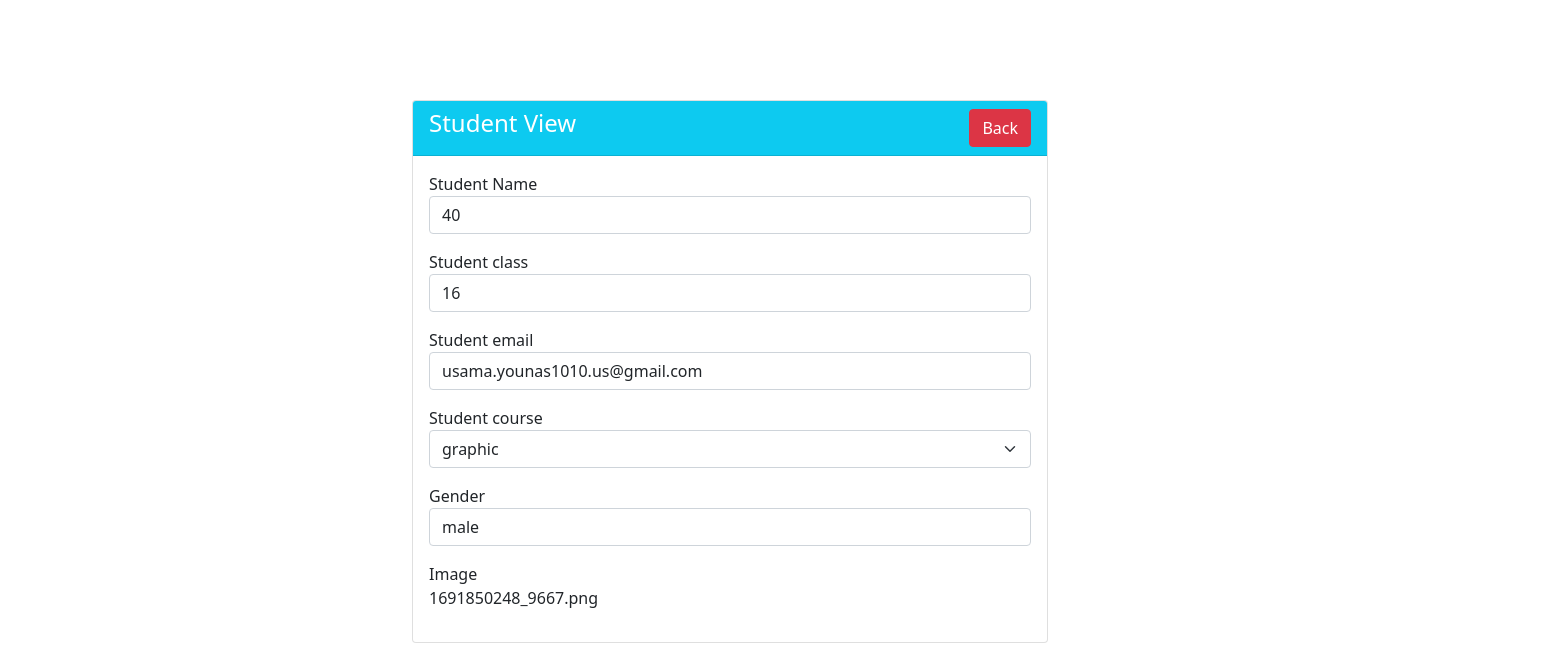
Page /view.php?id=40 on the committed database.
### tables this page shows
CREATE TABLE `students` (
  `id` int(100) NOT NULL,
  `name` varchar(100) NOT NULL,
  `class` varchar(100) NOT NULL,
  `email` varchar(100) NOT NULL,
  `course` varchar(100) NOT NULL,
  `gender` varchar(191) NOT NULL,
  `image` varchar(100) NOT NULL
);

### view.php (the view, shortened to what this page needs)
<?php
require 'dbcode.php';
?>
<!doctype html>
<html lang="en">
  <head>
    <link href="https://cdn.jsdelivr.net/npm/bootstrap@5.0.2/dist/css/bootstrap.min.css" rel="stylesheet">
  </head>
  <body>
  <div class="container" style="margin-left:400px; margin-top:100px">
        <div class="row">
            <div class="col-sm-6">
                <div class="card">
                    <div class="card-header bg-info">
                        <h4 class="text-white">Student View  <a href="index.php" class="btn btn-danger float-end">Back</a></h4>
                    </div>
                    <div class="card-body">
                        <?php
                        if(isset($_GET['id']))
                        {
                            $student_id= mysqli_real_escape_string($con, $_GET['id']);
                             $query= "SELECT * FROM students WHERE id='$student_id'";
                             $query_run= mysqli_query($con, $query);
                             if(mysqli_num_rows($query_run)>0){
                               $student= mysqli_fetch_array($query_run);
                               ?>
                        <div class="mb-3">
                        <label> Student Name</label>
                        <p class="form-control">
                        <?php echo $student_id ;?>
                        </p>
                        </div>
                        <div class="mb-3">
                        <label> Student class</label>
                        <p class="form-control">
                        <?php echo $student['class'] ;?>
                        </p>
                        </div>
                        <div class="mb-3">
                        <label> Student email</label>
                        <p class="form-control">
                        <?php echo $student['email'] ;?>
                        </p>
                        </div>
                        <div class="mb-3">
                        <label> Student course</label>
                        <p class="form-select">
                        <?php echo $student['course'] ;?>
                         </p>
                        </div>
                        <div class="mb-3">
                        <label>Gender</label>
                        <p class="form-control">
                        <?php echo $student['gender'] ;?>
                         </p>
                        </div>
                        <div class="mb-3">
                        <label>Image</label>
                        <p>
                        <?php echo $student['image'] ;?>
                         </p>
                        </div>
                        <?php
                             }
                             else
                             {
                                echo "<h4> No such Id found</h4>";
                             }
                        }
                        ?>
                    </div>
                </div>
            </div>
        </div>
    </div>
</body>
</html>

### rows in the picture
students: class "16", email "usama.younas1010.us@gmail.com", course "graphic", gender "male", image "1691850248_9667.png"

### other values in the picture
$student_id "40"
